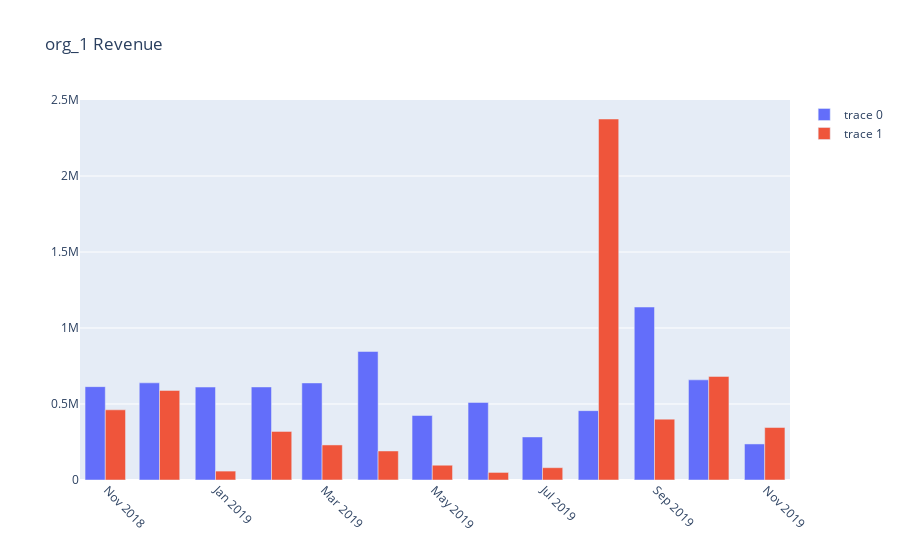

Notebook code for this chart:
### Code cell
data = [(go.Bar(x= grouped['org_1']['Revenue'].index,
             y= grouped['org_1']['Revenue'].values)),
        (go.Bar(x= grouped['org_2']['Revenue'].index,
             y= grouped['org_2']['Revenue'].values))]
layout = go.Layout(title='org_1 Revenue',
                  xaxis={'tickangle':45,
                        })
fig = go.Figure(data=data, layout=layout)
fig.show()

### Figure 1 — Plotly figure (JSON) as saved in the notebook; plotly's stock layout.template omitted (floating-point values rounded to 4 significant figures)
{"data": [{"type": "bar", "x": ["2018-10-31T00:00:00", "2018-11-30T00:00:00", "2018-12-31T00:00:00", "2019-01-31T00:00:00", "2019-02-28T00:00:00", "2019-03-31T00:00:00", "2019-04-30T00:00:00", "2019-05-31T00:00:00", "2019-06-30T00:00:00", "2019-07-31T00:00:00", "2019-08-31T00:00:00", "2019-09-30T00:00:00", "2019-10-31T00:00:00"], "y": [614300.0, 639300.0, 611600.0, 612300.0, 638700.0, 845600.0, 424300.0, 510400.0, 283400.0, 456300.0, 1138000.0, 658900.0, 237200.0]}, {"type": "bar", "x": ["2018-10-31T00:00:00", "2018-11-30T00:00:00", "2018-12-31T00:00:00", "2019-01-31T00:00:00", "2019-02-28T00:00:00", "2019-03-31T00:00:00", "2019-04-30T00:00:00", "2019-05-31T00:00:00", "2019-06-30T00:00:00", "2019-07-31T00:00:00", "2019-08-31T00:00:00", "2019-09-30T00:00:00", "2019-10-31T00:00:00"], "y": [461800.0, 589300.0, 58620.0, 319800.0, 230600.0, 190900.0, 97200.0, 49790.0, 81040.0, 2375000.0, 400400.0, 681600.0, 345200.0]}], "layout": {"title": {"text": "org_1 Revenue"}, "xaxis": {"tickangle": 45}}}
